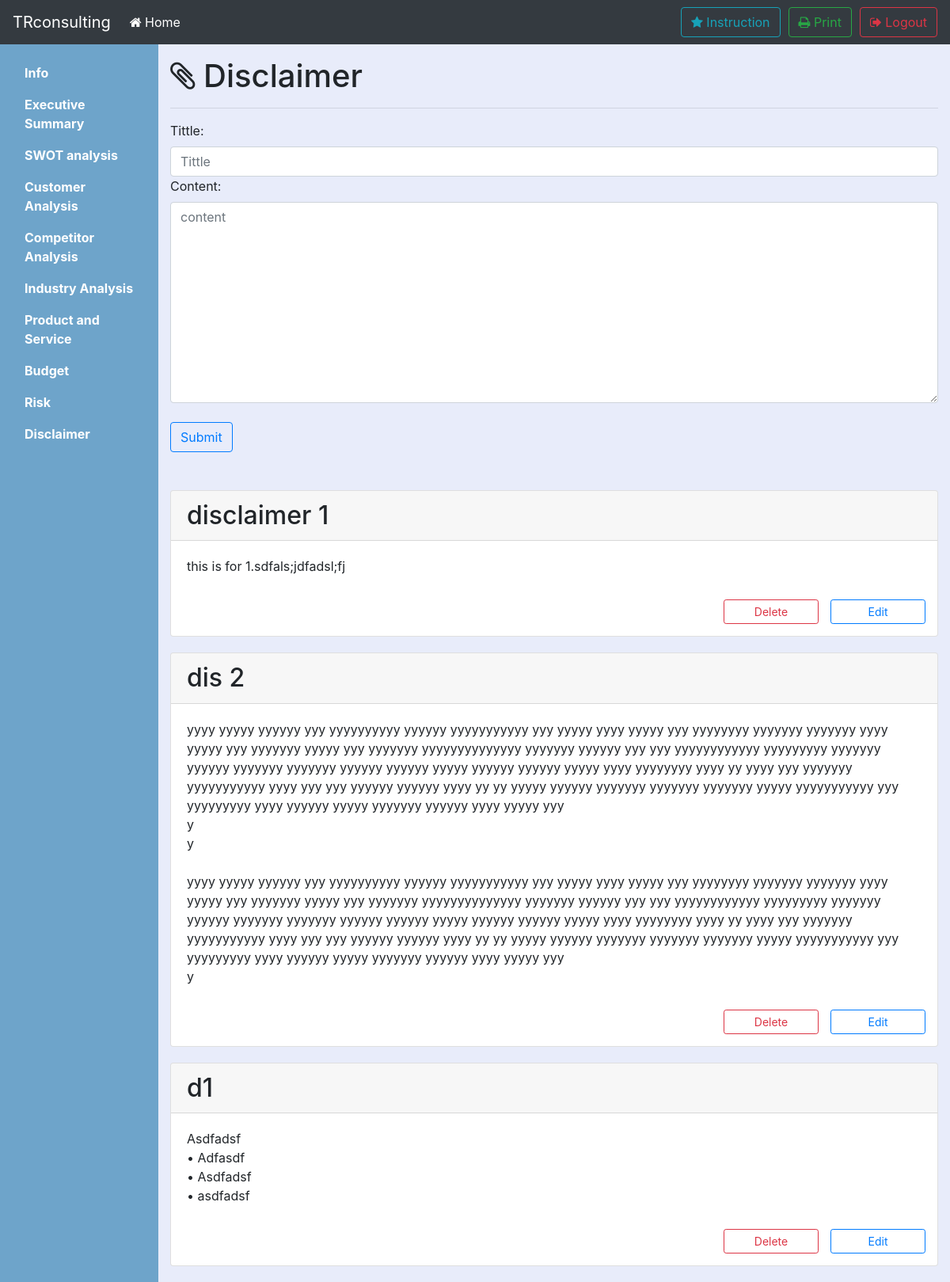
/1/disclaimer (signed in), run on the app's committed database.
### tables this page shows
CREATE TABLE DISCLAIMER(pid INTEGER, did INTEGER PRIMARY KEY, tt TEXT NOT NULL, pg TEXT NOT NULL, FOREIGN KEY (pid) REFERENCES user(id));

### bpb.py (the view)
@app.route('/<int:pid>/disclaimer',methods=['GET','POST'])
def disclaimer(pid):
	if 'logged_in' in session:
		if (session['logged_in'] == True):
			if request.method == 'GET':
				data = db_func.select_record('disclaimer',pid)
				return render_template('disclaimer.html', data=data)
			if request.method == 'POST':
				tt = request.form['tt']
				pg = request.form['pg']
				db_func.insert_record('disclaimer',pid,tt,pg)
				flash('successfully insert !')
				return redirect('/%d/disclaimer' % pid)
		else:
			return redirect(url_for('login'))
	else:
		return redirect(url_for('login'))

### db_func.py (called while the page is built)
def select_record(table,pid):
	conn = sqlite3.connect('test.db')
	c = conn.cursor()
	c.execute('''SELECT * FROM '%s' WHERE pid='%d' ''' % (table,pid))
	content = c.fetchall()
	conn.commit()
	conn.close()
	return content

### templates/disclaimer.html (shortened to what this page needs)
{% extends "layout.html" %}
{% block main %}
			<main class="col-sm-9 ml-sm-auto col-md-10 pt-3" style="background-color:#e8ecfa;" role="main">
				<h1><i class="fa fa-paperclip" aria-hidden="true"></i> Disclaimer</h1>
				<section class=" placeholders">
					<div>
						<hr>
						<form class="form" method="post">
							<label for="pg">Tittle:</label>
							<input id="tt" name="tt" class="form-control" placeholder="Tittle" required>
							<label for="pg">Content:</label>
							<textarea rows="10" id="pg" name="pg" class="form-control" placeholder="content" required></textarea>
							<br>
							<input class="btn btn-outline-primary" method = "post" type="submit"></input>
						</form>
					</div>
				</section>
				<br>
				<br>
				<section>
					<div class="streamOfParts">
						{% if data %}
						{% for i in data %}
						<div class="card" style="margin-bottom: 20px;">
							<h2 class="card-header">{{ i[2] }}</h2>
							<div style="white-space: pre-line" class="card-body">{{ i[3] }}</div>
							<div align="right" style="margin-bottom: 15px;">
								<input type="button" class="btn btn-outline-primary btn-sm" data-toggle="modal" data-target="#editModal" onclick="load(this)" style="margin-right: 15px;margin-top:10px;float:right;width: 120px;" value="Edit"></input>
								<input type="button" class="btn btn-sm btn-outline-danger" data-toggle="modal" onclick="deleteFunction(this)" style="margin-right: 15px;margin-top:10px;float:right;width: 120px;" value="Delete" data-target="#delConfirm"> </input>
							</div>
						</div>
						{% endfor %}
						{% endif %}
					</div>
				</section>
			</main>
{% endblock %}

### templates/layout.html (style rules this page uses)
main { "background-color:#f4f4f4;" }

### data on the page
DISCLAIMER: tt "disclaimer 1", pg "this is for 1.sdfals;jdfadsl;fj"
DISCLAIMER: tt "dis 2", pg "yyyy yyyyy yyyyyy yyy yyyyyyyyyy yyyyyy yyyyyyyyyyy yyy yyyyy yyyy yyyyy yyy yyyyyyyy yyyyyyy yyyyyyy yyyy yyyyy yyy yyyyyyy yyyyy yyy yyyyyyy yyyyyyyyyyyyyy yyyyyyy yyyyyy yyy yyy yyyyyyyyyyyy yyyyyyyyy yyyyyyy yyyyyy yyyyyyy yyyyyyy yyyyyy yyyyyy yyyyy yyyyyy yyyyyy yyyyy yyyy yyyyyyyy yyyy yy yyyy yyy yyyyyyy yyyyyyyyyyy yyyy yyy yyy yyyyyy yyyyyy yyyy yy yy yyyyy yyyyyy yyyyyyy yyyyyyy yyyyyyy yyyyy yyyyyyyyyyy yyy yyyyyyyyy yyyy yyyyyy yyyyy yyyyyyy yyyyyy yyyy yyyyy yyy y y yyyy yyyyy yyyyyy yyy yyyyyyyyyy yyyyyy yyyyyyyyyyy yyy yyyyy yyyy yyyyy yyy yyyyyyyy yyyyyyy yyyyyyy yyyy yyyyy yyy yyyyyyy yyyyy yyy yyyyyyy yyyyyyyyyyyyyy yyyyyyy yyyyyy yyy yyy yyyyyyyyyyyy yyyyyyyyy yyyyyyy…"
DISCLAIMER: tt "d1", pg "Asdfadsf • Adfasdf • Asdfadsf • asdfadsf"
